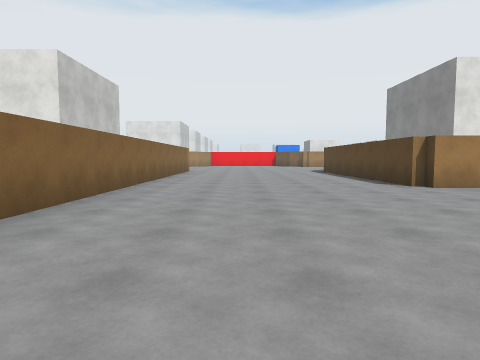
view 1 (above)

21 first-person views from a walk through a Unity game level. The camera is 1.2 m above the floor, tilts 4° down and sees 75° across. The floor is counted in squares, 2 m on a side. Each view is taken from the middle of a square. On the plan, view 1 faces up. The plan holds only what a view shows up to about 9 squares ahead; the rest is blank. The place goes on beyond the plan. Surface patterns are stand-ins for the level's own textures.

view 2
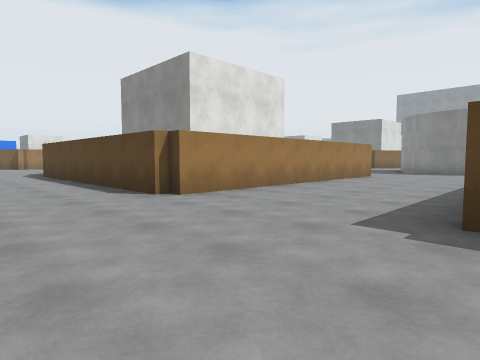

view 3
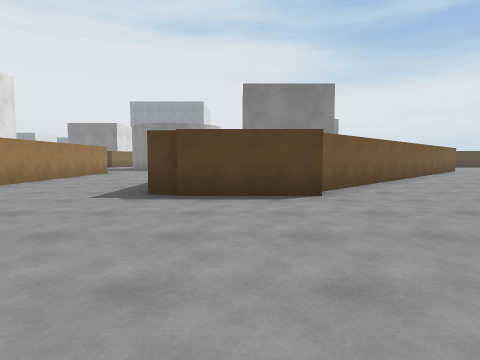

view 4
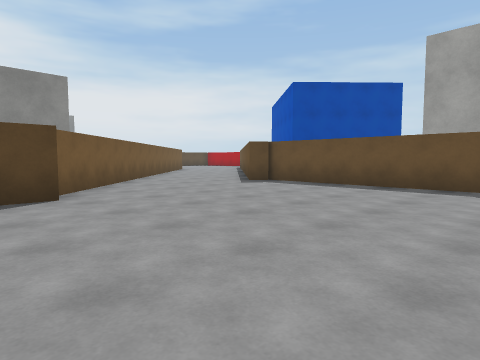

view 5
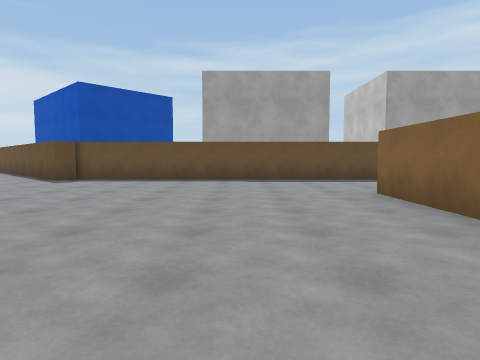

view 6
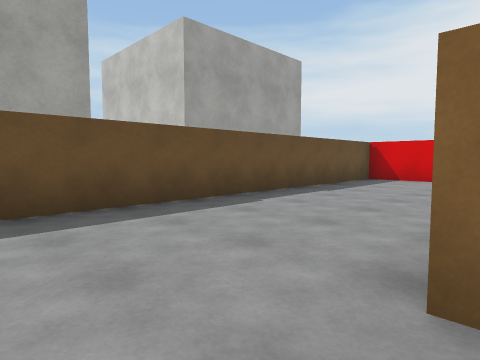

view 7
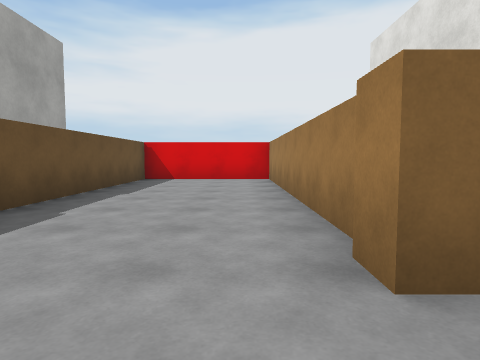

view 8
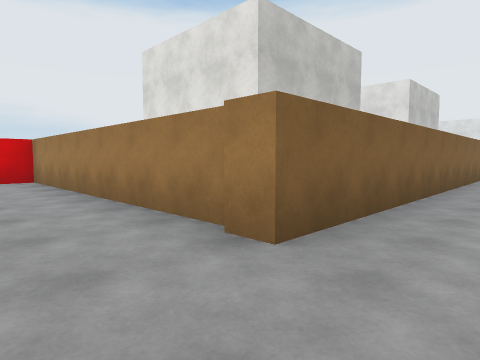

view 9
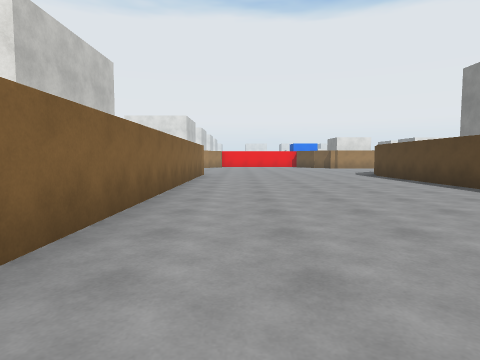

view 10
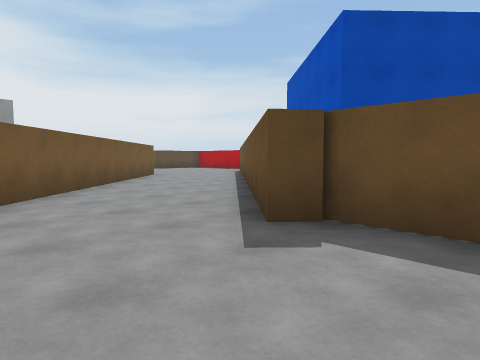

view 11
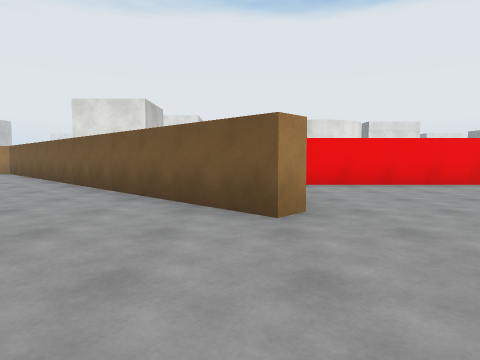

view 12
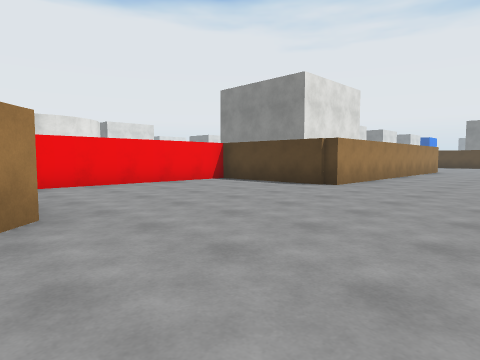

view 13
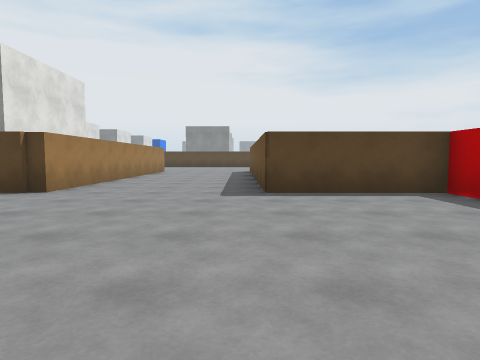

view 14
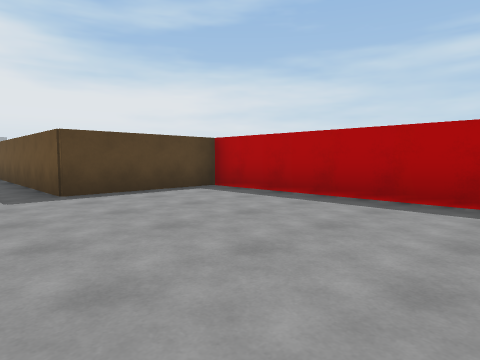

view 15
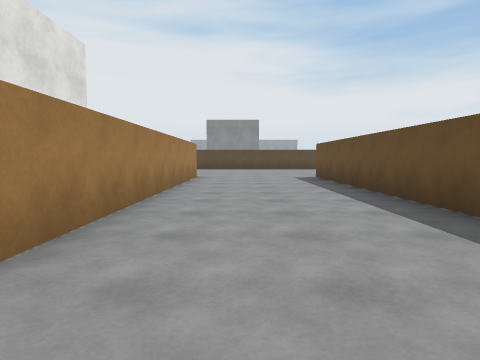

view 16
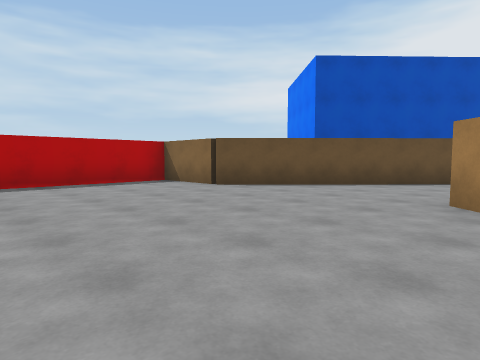

view 17
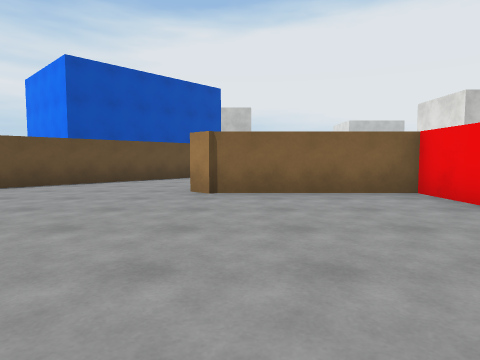

view 18
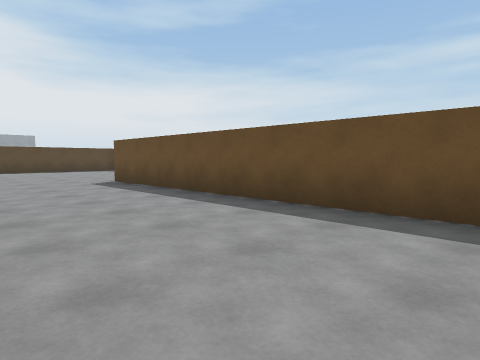

view 19
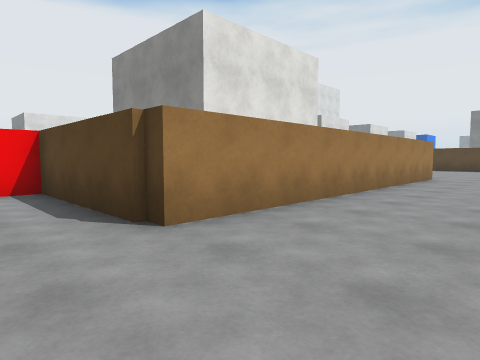

view 20
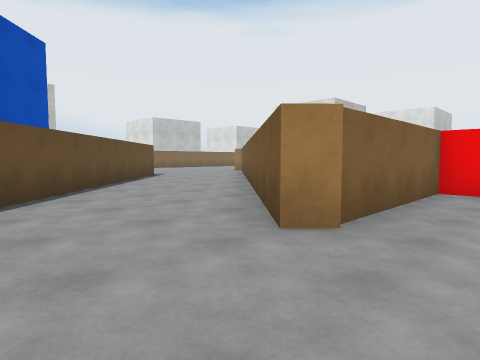

view 21
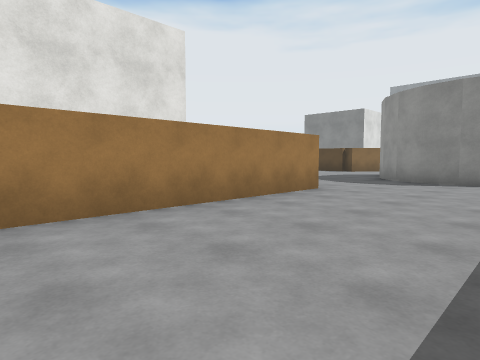

### Floor plan
Points are (right, up) in squares from view 1. A wall is a line through its corners. A room is listed if a view was taken in it or the views show most of it. See-through windows are left out.
Room 1 (views 1, 2, 3, 4, 5, 6, 7, 8, 9, 10, 21)
walls: (4.1, 2) (4.1, 2.6); (3.9, -0.4) (3.9, 2); (7.2, -3) (4.5, -0.4); (11.5, 6.3) (3.6, 6.3) (3.6, 12.1); (-2.3, 12) (-2.3, -2.2) (-10, -2.2) (-10, -5.7) (4.4, -5.7) (4.9, -5.2) (6.1, -6.4); (14.3, 4) (14.2, 4.4) (14.4, 5.2) (14.7, 5.9)
ways out: opening at (6, -5); opening at (13.5, 7.5)
Room 2 (views 11, 12, 13, 14, 15, 16, 17, 18, 19, 20)
walls: (11.8, -11.9) (13.4, -13.4) (13.4, -15.6) (19.4, -15.6) (19.4, -12.4) (27.5, -12.4); (27.5, -8.6) (19.4, -8.6) (19.4, -4.9) (13.7, -4.9) (13.7, -8.6) (13.4, -8.9) (12.7, -8.2)
ways out: opening at (12, -10)

Positions as (right, up) in squares from view 1, and headings:
1: (0, 0), facing up
2: (1, 2), facing up-right
3: (-1, 1), facing right
4: (-1, 1), facing down-right
5: (0, 3), facing down
6: (-1, -2), facing down-left
7: (-1, -3), facing left
8: (-1, -4), facing up-left
9: (-1, 3), facing up
10: (3, -3), facing down-right
11: (13, -12), facing up
12: (13, -12), facing up-right
13: (14, -12), facing right
14: (14, -11), facing down-right
15: (18, -10), facing right
16: (18, -8), facing down-left
17: (19, -8), facing left
18: (20, -9), facing down-right
19: (18, -11), facing up-right
20: (15, -11), facing up-left
21: (6, 3), facing up-right
